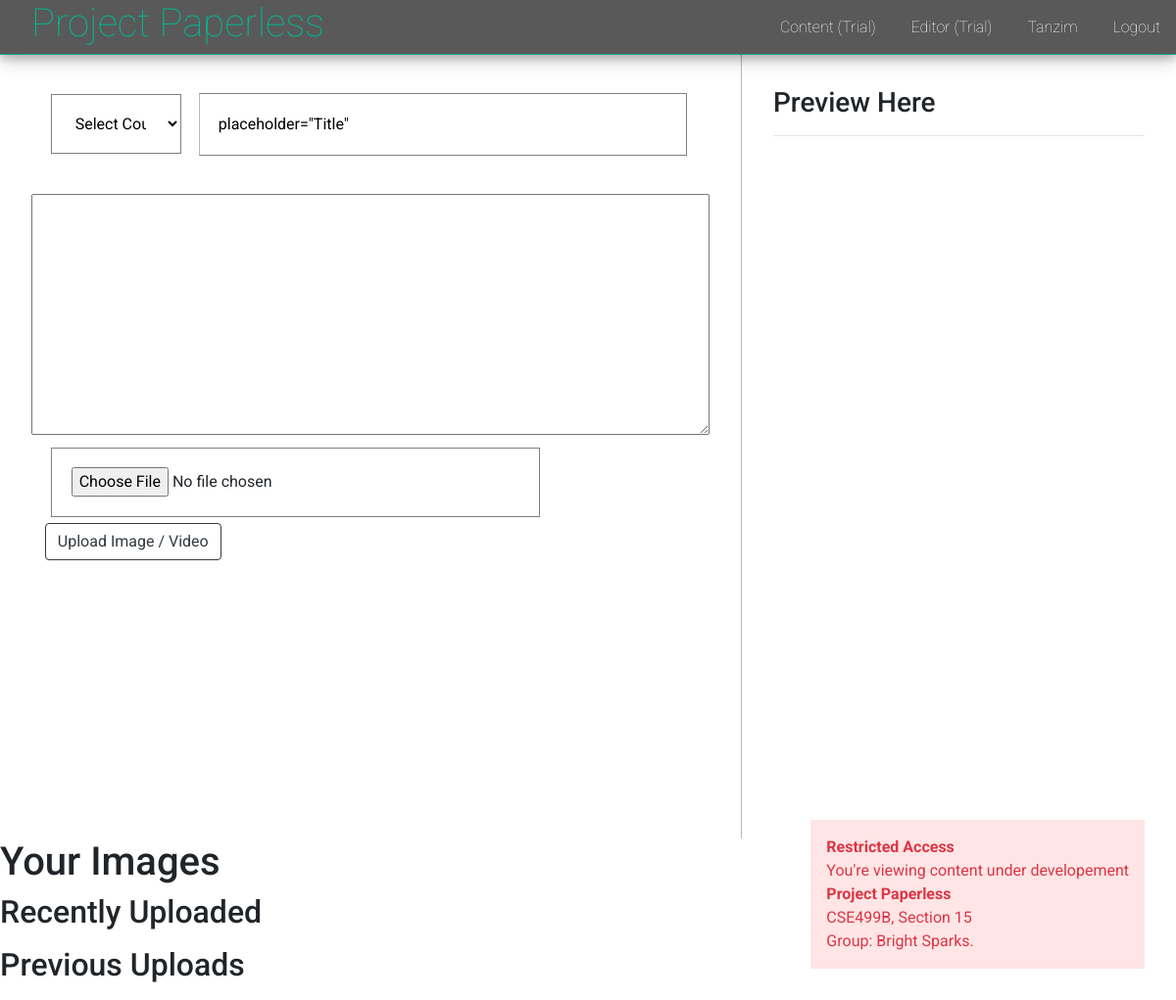
/content/editor/ (signed in), run on an earlier commit of the app's database.
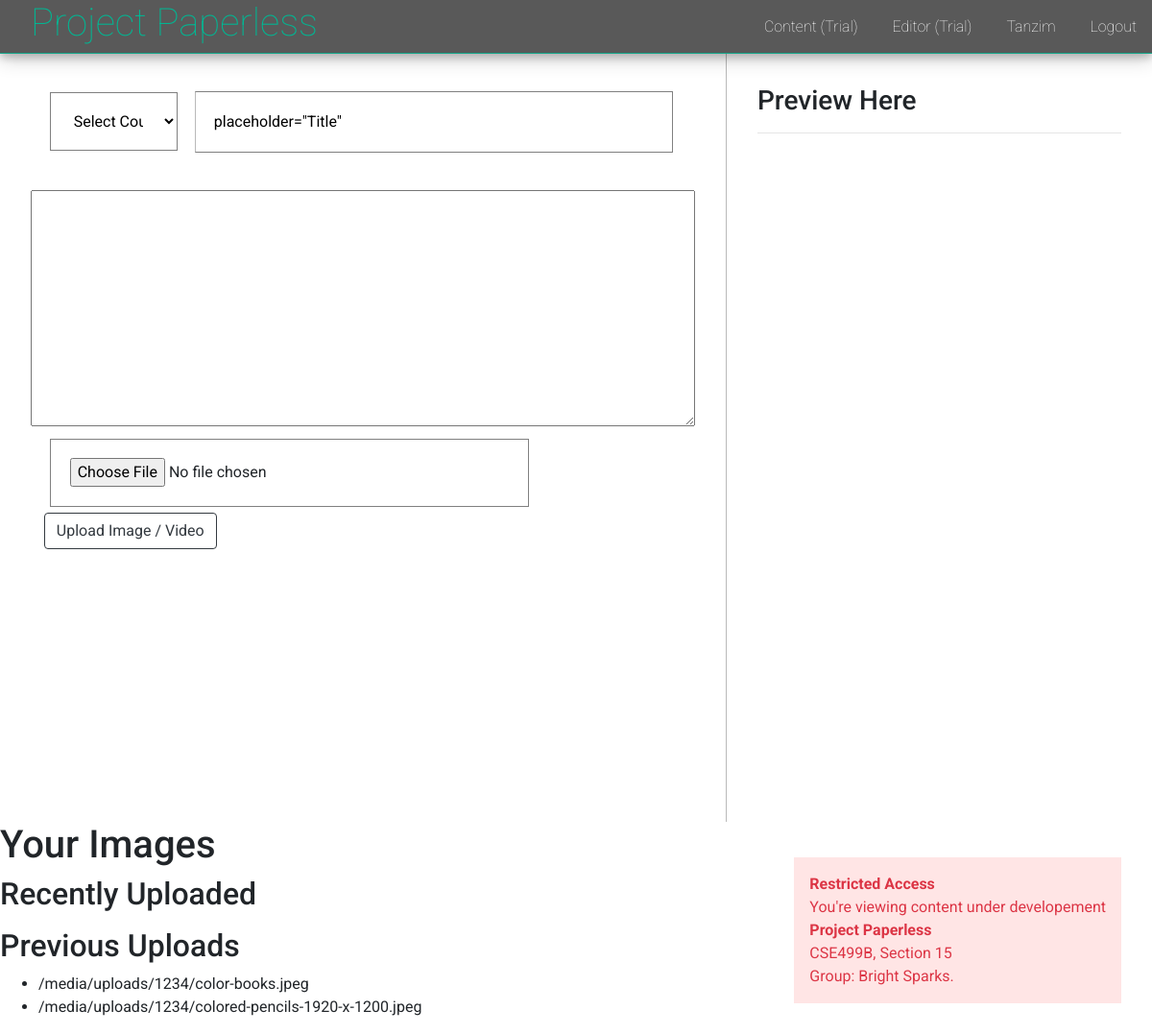
And on a later commit of the database.
### users/models.py (models this page shows)
class User(AbstractUser):
    username = models.CharField(
        error_messages={'unique': 'A user with that username already exists.'},
        help_text='Required. 10 characters or fewer.',
        max_length=10,
        unique=True,
        primary_key=True,
        validators=[UnicodeUsernameValidator(), MinLengthValidator(3)],
        verbose_name='username')

### creative_content/models.py (models this page shows, shortened)
class Resource(models.Model):
    user = models.ForeignKey('users.User', on_delete=models.CASCADE)
    item = models.FileField(upload_to=user_directory_path)

### creative_content/views.py (the view, shortened to what this page needs)
# urls.py: path('editor/', views.editor, name='editor'),
@login_required(login_url='users:login')
def editor(request):
    form = ResourceForm()
    resources = request.user.resource_set.all()
    return render(request, 'creative_content/editor.html', {'form': form, 'resources': resources})

### creative_content/forms.py
class ResourceForm(forms.ModelForm):
    class Meta:
        model = Resource
        fields = ['item']
    def __init__(self, *args, **kwargs):
        super().__init__(*args, **kwargs)
        self.fields['item'].widget.attrs.update({'placeholder': 'Upload Paper', 'class': 'input'})

### templates/creative_content/editor.html (shortened to what this page needs)
{% extends 'layout.html' %}
{% block body %}
<div class="editor_wrapper">
  <div class="editor_items" id="left">
    <form action="" method="POST">
      <div class="editor_inputs">
        <select name="course_id" id="left" class="input">
          <option value="default.default" selected>Select Course</option>
        </select>
        <input type="text" class="input" id="right" name="title"
        value={% if edit %} {{ content.title }} {% endif %}
        placeholder="Title">
      </div>
      <textarea name="content" id="input" cols="80" rows="10" data-sample-short>
      </textarea>
    </form>
    <form action="/content/upload/" id="image_upload_form" method="POST" enctype="multipart/form-data">
      <div class="editor_inputs">
        {{ form.item }}
        <button type="submit" class="btn btn-outline-dark">Upload Image / Video</button>
      </div>
    </form>
  </div>
  <div class="editor_items" id="right">
    <h3>Preview Here</h3>
    <hr>
  </div>
</div>
<div>
  <h1>Your Images</h1>
  <h2>Recently Uploaded</h2>
  <h2>Previous Uploads</h2>
  <ul>
    {% for resource in resources %}
      <li>{{ resource.item.url }}</li>
    {% endfor %}
  </ul>
</div>
{% endblock %}

### templates/layout.html (shortened to what this page needs)
<!DOCTYPE html>
<html lang="en">
<head>
  <link rel="stylesheet" href="https://maxcdn.bootstrapcdn.com/bootstrap/4.3.1/css/bootstrap.min.css">
  {% load static %}
  <link rel="stylesheet" href="{% static 'style.css' %}">
</head>
<body>
  {% include 'includes/_navbar.html' %}
  <div class="text-danger" style="position: fixed; bottom: 2rem; right: 2rem; text-align: left;
        background-color: rgba(255, 0, 0, 0.1); padding: 1rem; z-index: 5;">
    <strong>Restricted Access</strong> <br>
    You're viewing content under developement <br>
    <strong>Project Paperless</strong> <br>
    CSE499B, Section 15 <br>
    Group: Bright Sparks.
  </div>
  {% block body %}
  {% endblock %}
</body>
</html>

### templates/includes/_navbar.html
<nav id="navigation_bar">
  <h1 id="logo"><a href="/">Project Paperless</a></a></h1>
  <div id="navigation_links">
    <ul>
      <li><a href="/content/">Content (Trial)</a></li>
      <li><a href="/content/editor/">Editor (Trial)</a></li>
      {% if request.user.is_authenticated %}
        <li><a href="#">{{ request.user.first_name }}</a></li>
        <li><a href="/logout/">Logout</a></li>
      {% else %}
        <li><a href="/login/">Login</a></li>
        <li><a href="/register/">Register</a></li>
      {% endif %}
    </ul>
  </div>
</nav>

### static/style.css (style rules this page uses)
body { margin: 0; padding: 0; font-family: 'Roboto', sans-serif; }
.editor_wrapper { display: flex; width: 100%; padding-top: 3.5rem; }
.editor_wrapper #right { border-left: 1px solid rgb(185, 185, 185); }
.editor_items { width: 100%; min-height: 100vh; padding: 2rem; }
.editor_inputs { margin-left: 2%; margin-right: 2%; margin-bottom: 2rem; }
.editor_inputs .input { background: transparent; border: 1px solid grey; padding: 1.2rem; margin: 1%; width: 75%; }
.editor_inputs #left { width: 20%; }
nav { position: fixed; top: 0; background-color: rgba(48, 48, 48, 0.8); border-bottom: 1px solid rgba(0, 184, 148,0.8); box-shadow: 0 4px 8px 0 rgba(0, 0, 0, 0.2), 0 6px 20px 0 rgba(0, 0, 0, 0.19); width: 100%; height: 3.5rem; z-index: 7; }
#logo { display: inline-block; height: 3.5rem; padding-left: 2rem; padding-right: 2rem; }
#logo a { color: #00b894; text-decoration: none; font-weight: 100; }
#navigation_links { display: inline-block; position: absolute; height: 3.5rem; right: 0; }
#navigation_links li { display: inline-block; vertical-align: middle; padding: 1rem; margin: 0; }
#navigation_links a { color: white; font-weight: 100; }

What changed in the data, as far as the page shows it:
added Resource: item "/media/uploads/1234/color-books.jpeg"
added Resource: item "/media/uploads/1234/colored-pencils-1920-x-1200.jpeg"
